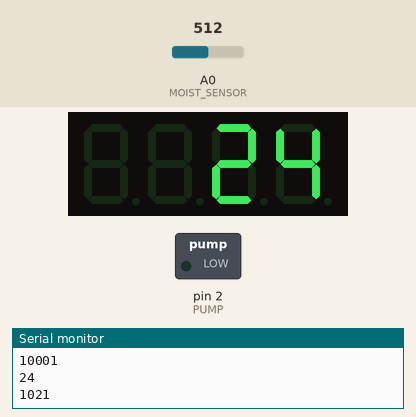
A sketch run on a simulated Arduino Uno, built with avr-gcc and run on an emulated ATmega328P. Parts: 4-digit seven-segment display, switched loads named in the sketch (green lamp = pin HIGH), the last lines printed to the serial monitor. The test bench sets the inputs (shaded band); at power-on: A0 (MOIST_SENSOR) = 512.

Above: at 6.8 s.
6.9 s: A0 (MOIST_SENSOR) set to 585
At 8.2 s:
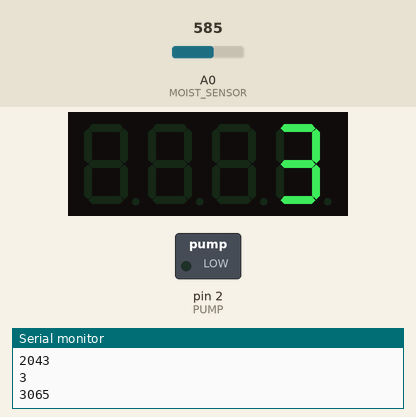
9.5 s: A0 (MOIST_SENSOR) set to 616
At 10.5 s:
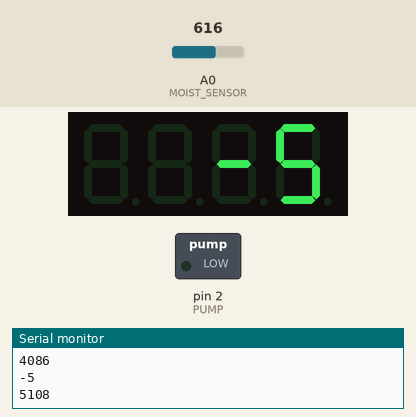
At 15.9 s:
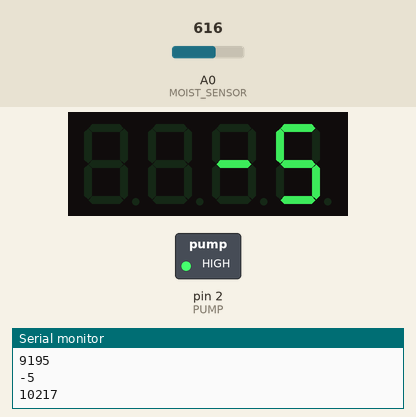
Timing chart, 0 to 21.3 s (numbered marks = the images above; inputs shaded):
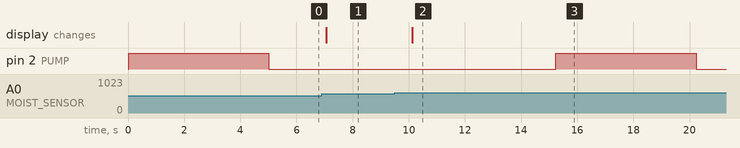

Measured:
- the behaviour switches between 598 and 599 on A0 (MOIST_SENSOR) (found by bisection; images 1 and 2)
- after the input at 6.9 s, the display: changes after 0.17 s (image 1)
- after the input at 9.5 s, the display: changes after 0.63 s (image 2)

The sketch:

SmartWatering.ino
```cpp
#include <TM1637Display.h>

#define PUMP 2
#define MOIST_SENSOR A0
#define WATER_SENSOR 5
#define CLK 4
#define DIO 3
#define DEBUG 1
#define NEVER -1

const unsigned long MAX_UNSIGNED_LONG = 4294967295UL;
const int PUMP_ACTIVATION_TIMEOUT = 5000;
const int MOIST_SENSOR_WET = 239;
const int MOIST_SENSOR_DRY = 595;
const int WATERING_TIMEOUT = 10000;
const int DRY_SOIL = 60;

unsigned long lastWateringMilis = 0;

TM1637Display display(CLK, DIO);

unsigned long calculateLastWatering() {
  if (!lastWateringMilis) {
    return WATERING_TIMEOUT + 1;
  }

  unsigned long elapsed = millis() - lastWateringMilis;

  /* For the case of millis() reset due to variable memory overflow */
  if (elapsed < 0) {
    return (MAX_UNSIGNED_LONG - lastWateringMilis) + millis();
  }

  return elapsed;
}

void activatePump(int ms = 1000) {
  unsigned long elapsedSinceLastWatering = calculateLastWatering();

  Serial.print(elapsedSinceLastWatering);
  Serial.print("\n");

  if (elapsedSinceLastWatering < WATERING_TIMEOUT) {
    return;
  }

  digitalWrite(PUMP, HIGH);
  delay(ms);
  digitalWrite(PUMP, LOW);

  lastWateringMilis = millis();
}

int getSoilMoisture() {
  int moisture = analogRead(MOIST_SENSOR);

  return map(moisture, MOIST_SENSOR_WET, MOIST_SENSOR_DRY, 100, 0);
}

void setup() {
  pinMode(PUMP, OUTPUT);
  pinMode(MOIST_SENSOR, INPUT);

  display.setBrightness(2);

  if (DEBUG) {
    Serial.begin(9600);
  }
}

void loop() {
  int soilMoisture = getSoilMoisture();
  display.showNumberDec(soilMoisture, false);

  Serial.print(soilMoisture);
  Serial.print("\n");

  if (soilMoisture <= DRY_SOIL) {
    activatePump(PUMP_ACTIVATION_TIMEOUT);
  }

  delay(1000);
}
```
